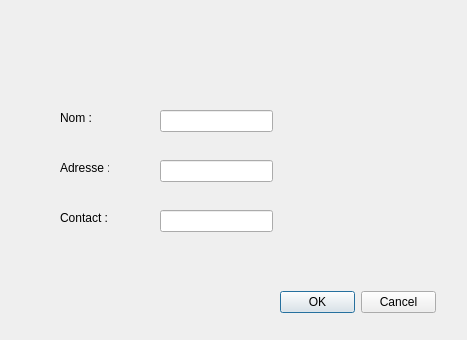
<?xml version="1.0" encoding="UTF-8"?>
<ui version="4.0">
 <class>updateclientdialog</class>
 <widget class="QDialog" name="updateclientdialog">
  <property name="geometry">
   <rect>
    <x>0</x>
    <y>0</y>
    <width>467</width>
    <height>340</height>
   </rect>
  </property>
  <property name="windowTitle">
   <string>Dialog</string>
  </property>
  <widget class="QLabel" name="label">
   <property name="geometry">
    <rect>
     <x>60</x>
     <y>110</y>
     <width>49</width>
     <height>16</height>
    </rect>
   </property>
   <property name="text">
    <string>Nom :</string>
   </property>
  </widget>
  <widget class="QLabel" name="label_2">
   <property name="geometry">
    <rect>
     <x>60</x>
     <y>160</y>
     <width>49</width>
     <height>16</height>
    </rect>
   </property>
   <property name="text">
    <string>Adresse :</string>
   </property>
  </widget>
  <widget class="QLabel" name="label_3">
   <property name="geometry">
    <rect>
     <x>60</x>
     <y>210</y>
     <width>49</width>
     <height>16</height>
    </rect>
   </property>
   <property name="text">
    <string>Contact :</string>
   </property>
  </widget>
  <widget class="QLineEdit" name="nomLineEdit">
   <property name="geometry">
    <rect>
     <x>160</x>
     <y>110</y>
     <width>113</width>
     <height>22</height>
    </rect>
   </property>
  </widget>
  <widget class="QLineEdit" name="adresseLineEdit">
   <property name="geometry">
    <rect>
     <x>160</x>
     <y>160</y>
     <width>113</width>
     <height>22</height>
    </rect>
   </property>
  </widget>
  <widget class="QLineEdit" name="contactLineEdit">
   <property name="geometry">
    <rect>
     <x>160</x>
     <y>210</y>
     <width>113</width>
     <height>22</height>
    </rect>
   </property>
  </widget>
  <widget class="QDialogButtonBox" name="buttonBox">
   <property name="geometry">
    <rect>
     <x>280</x>
     <y>290</y>
     <width>156</width>
     <height>24</height>
    </rect>
   </property>
   <property name="standardButtons">
    <set>QDialogButtonBox::StandardButton::Cancel|QDialogButtonBox::StandardButton::Ok</set>
   </property>
  </widget>
 </widget>
 <resources/>
 <connections/>
</ui>
